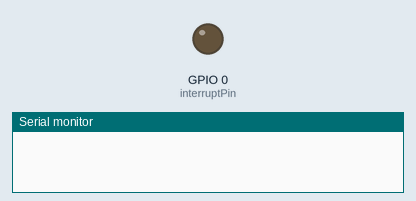
The sketch below on a simulated ESP32. Shown: output pins drawn as LEDs (lit = HIGH), the last lines printed to the serial monitor.

Above: at 0.0 s.
At 0.6 s:
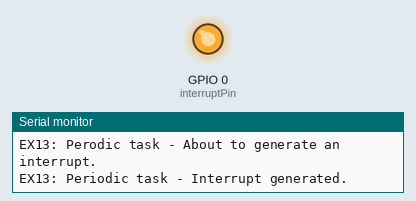
Timing chart, 0 to 2.1 s (numbered marks = the images above):
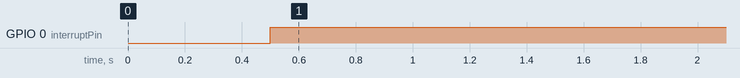

Measured:
- by itself, GPIO 0 (interruptPin): LOW → HIGH at 0.50 s

The sketch:

Ex13_semaphor.ino
```cpp
#include "Arduino.h"
#include <stdio.h>
#include "freertos/FreeRTOS.h"
#include "freertos/task.h"
#include "esp_system.h"
#include "nvs_flash.h"
#include "esp_task_wdt.h"

/* The tasks to be created. */
static void vHandlerTask( void *pvParameters );
static void vPeriodicTask( void *pvParameters );

/* The service routine for the interrupt.  This is the interrupt that the task
  will be synchronized with. */
static void IRAM_ATTR vExampleInterruptHandler( void );

/*-----------------------------------------------------------*/

/* Declare a variable of type SemaphoreHandle_t.  This is used to reference the
  semaphore that is used to synchronize a task with an interrupt. */
SemaphoreHandle_t xCountingSemaphore;

// pin to generate interrupts
const uint8_t interruptPin = 0;


void setup( void )
{
  Serial.begin(115200);
  /* Before a semaphore is used it must be explicitly created.  In this example
    a counting semaphore is created.  The semaphore is created to have a maximum
    count value of 10, and an initial count value of 0. */
  xCountingSemaphore = xSemaphoreCreateCounting( 10, 0 );

  /* Install the interrupt handler. */
  //  _dos_setvect( 0x82, vExampleInterruptHandler );

  pinMode(interruptPin, OUTPUT);
  attachInterrupt(digitalPinToInterrupt(interruptPin), &vExampleInterruptHandler, RISING);

  /* Check the semaphore was created successfully. */
  if ( xCountingSemaphore != NULL )
  {
    /* Create the 'handler' task.  This is the task that will be synchronized
      with the interrupt.  The handler task is created with a high priority to
      ensure it runs immediately after the interrupt exits.  In this case a
      priority of 3 is chosen. */
    xTaskCreatePinnedToCore( vHandlerTask, "Handler", 1024, NULL, 3, NULL, 1);

    /* Create the task that will periodically generate a software interrupt.
      This is created with a priority below the handler task to ensure it will
      get preempted each time the handler task exist the Blocked state. */
    xTaskCreatePinnedToCore( vPeriodicTask, "Periodic", 1024, NULL, 1, NULL, 1);

    /* Start the scheduler so the created tasks start executing. */
    //vTaskStartScheduler();
  }

  /* If all is well we will never reach here as the scheduler will now be
    running the tasks.  If we do reach here then it is likely that there was
    insufficient heap memory available for a resource to be created. */
  //  for( ;; );
  //  return 0;
}
/*-----------------------------------------------------------*/

static void vHandlerTask( void *pvParameters )
{
  /* As per most tasks, this task is implemented within an infinite loop. */
  for ( ;; )
  {
    /* Use the semaphore to wait for the event.  The semaphore was created
      before the scheduler was started so before this task ran for the first
      time.  The task blocks indefinitely meaning this function call will only
      return once the semaphore has been successfully obtained - so there is no
      need to check the returned value. */
    xSemaphoreTake( xCountingSemaphore, portMAX_DELAY );

    /* To get here the event must have occurred.  Process the event (in this
      case we just print out a message). */
    Serial.print( "EX13: Handler task - Processing event.\r\n" );
  }
}
/*-----------------------------------------------------------*/

static void vPeriodicTask( void *pvParameters )
{
  /* As per most tasks, this task is implemented within an infinite loop. */
  for ( ;; )
  {
    /* This task is just used to 'simulate' an interrupt.  This is done by
      periodically generating a software interrupt. */
    vTaskDelay( 500 / portTICK_PERIOD_MS );

    /* Generate the interrupt, printing a message both before hand and
      afterwards so the sequence of execution is evident from the output. */
    Serial.print( "EX13: Perodic task - About to generate an interrupt.\r\n" );

    digitalWrite(interruptPin, LOW);
    digitalWrite(interruptPin, HIGH);

    Serial.print( "EX13: Periodic task - Interrupt generated.\r\n\r\n\r\n" );
  }
}
/*-----------------------------------------------------------*/

static void IRAM_ATTR vExampleInterruptHandler( void )
{
  static portBASE_TYPE xHigherPriorityTaskWoken;

  xHigherPriorityTaskWoken = pdFALSE;

  /* 'Give' the semaphore multiple times.  The first will unblock the handler
    task, the following 'gives' are to demonstrate that the semaphore latches
    the events to allow the handler task to process them in turn without any
    events getting lost.  This simulates multiple interrupts being taken by the
    processor, even though in this case the events are simulated within a single
    interrupt occurrence.*/
  xSemaphoreGiveFromISR( xCountingSemaphore, (BaseType_t*)&xHigherPriorityTaskWoken );
  xSemaphoreGiveFromISR( xCountingSemaphore, (BaseType_t*)&xHigherPriorityTaskWoken );
  xSemaphoreGiveFromISR( xCountingSemaphore, (BaseType_t*)&xHigherPriorityTaskWoken );

  if ( xHigherPriorityTaskWoken == pdTRUE )
  {
    /* Giving the semaphore unblocked a task, and the priority of the
      unblocked task is higher than the currently running task - force
      a context switch to ensure that the interrupt returns directly to
      the unblocked (higher priority) task.

      NOTE: The syntax for forcing a context switch is different depending
      on the port being used.  Refer to the examples for the port you are
      using for the correct method to use! */
    portYIELD_FROM_ISR();
    //vPortYield();
  }
}
//---------------------------------------------------------------
void loop() {
  vTaskDelete( NULL);
}
```

sloeber.ino.cpp
```cpp
#ifdef __IN_ECLIPSE__
//This is a automatic generated file
//Please do not modify this file
//If you touch this file your change will be overwritten during the next build
//This file has been generated on 2021-01-17 19:34:19

#include "Arduino.h"
#include "Arduino.h"
#include <stdio.h>
#include "freertos/FreeRTOS.h"
#include "freertos/task.h"
#include "esp_system.h"
#include "nvs_flash.h"
#include "esp_task_wdt.h"

void setup( void ) ;
static void vHandlerTask( void *pvParameters ) ;
static void vPeriodicTask( void *pvParameters ) ;
static void IRAM_ATTR vExampleInterruptHandler( void ) ;
void loop() ;

#include "Ex13_semaphor.ino"


#endif
```
